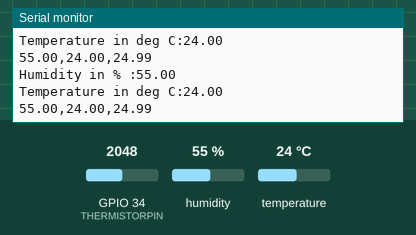
Bench run of a sketch on a simulated ESP32. Shown: the last lines printed to the serial monitor. The test bench sets the inputs (shaded band); at power-on: humidity 55 %, GPIO 34 (THERMISTORPIN) = 2048, temperature 24 °C.

Above: at 5.8 s.
5.9 s: humidity set to 22 %
At 8.8 s:
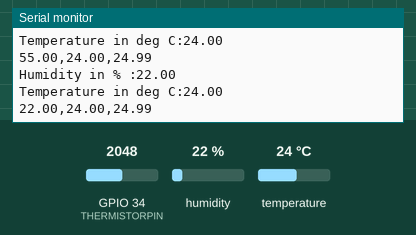
10.1 s: GPIO 34 (THERMISTORPIN) set to 2866
At 12.5 s:
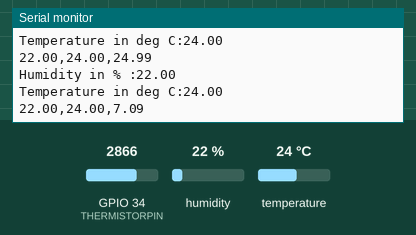
14.3 s: temperature set to 12 °C
At 17.5 s:
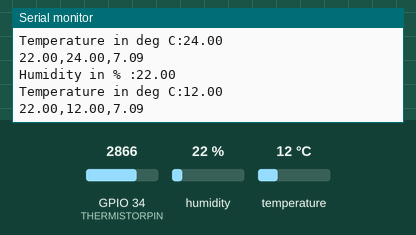
18.5 s: GPIO 34 (THERMISTORPIN) set to 3603
At 21.2 s:
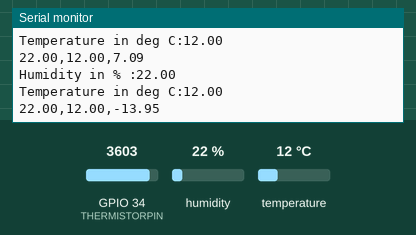
22.7 s: humidity set to 40 %
At 23.6 s:
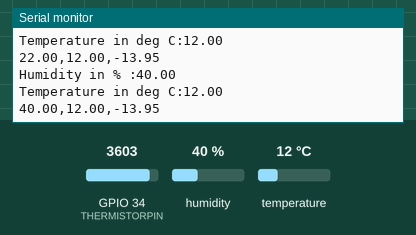
Timing chart, 0 to 25.7 s (numbered marks = the images above; inputs shaded):
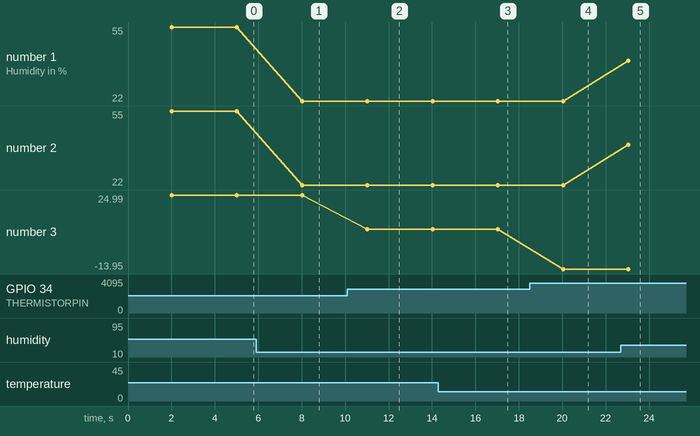

The sketch:

Test_6A.ino
```cpp
#include "DHT.h"
#include "math.h" // for the caluclations

#define DHTPIN 23
#define DHTTYPE DHT22
#define THERMISTORPIN 34

DHT dht(DHTPIN, DHTTYPE);

//Circuit Constants

const float SeriesResistor = 10000; //10kohm
const float NominalResistance = 10000; //@25 deg C
const float NominalTemperature = 25.0;
const float BCoefficient = 3950.0; // from spec sheet
const float ADCMax = 4095.0; // from esp32 ADC res

void setup() {
  // put your setup code here, to run once:

  Serial.begin(115200);
  Serial.println("Initializing");
  dht.begin();


}

void loop() {
  // put your main code here, to run repeatedly:

  delay(2000);

  float humidity = dht.readHumidity();
  float temp = dht.readTemperature();


  Serial.print("Humidity in % :");
  Serial.println(humidity);
  Serial.print("Temperature in deg C:");
  Serial.println(temp);

  float AdcVal = analogRead(THERMISTORPIN);

  if (AdcVal >= ADCMax) {
    AdcVal = ADCMax - 1;
  }
  if (AdcVal <= 0){
    AdcVal = 1;
  } // This is to avoid an issue later


  //Thermistor Resistance Calc

  float Resistance = SeriesResistor / ((ADCMax/AdcVal) - 1.0);

  //Stienhard-Hart Equation

  float SH;
  SH = Resistance / NominalResistance;
  SH = log(SH);
  SH /= BCoefficient;
  SH += 1.0 / (NominalTemperature + 273.15);
  SH = 1.0 / SH;

  float tempC = SH - 273.15;

  if (!isnan(humidity) && !isnan(temp)) {

    //Serial.println("Not reading data from the the DHT 22 Module");
    Serial.print(humidity, 2);
    Serial.print(",");
    Serial.print(temp, 2);
    Serial.print(",");
    Serial.println(tempC, 2);


  }

 // Serial.print("Thermistor Temperature in deg C: ");
 // Serial.println(tempC);

  delay(1000);
}
```

Measured:
- after the input at 5.9 s, the serial monitor: prints a new line after 2.1 s (image 1)
- after the input at 10.1 s, the serial monitor: prints a new line after 0.92 s (image 2)
- after the input at 14.3 s, the serial monitor: prints a new line after 2.7 s (image 3)
- after the input at 18.5 s, the serial monitor: prints a new line after 1.5 s (image 4)
- after the input at 22.7 s, the serial monitor: prints a new line after 0.35 s (image 5)
- plotted number 1: 55 → 22 after the input at 5.9 s, 22 → 40 after the input at 22.7 s
- plotted number 2: 55 → 22 after the input at 5.9 s, 22 → 40 after the input at 22.7 s
- plotted number 3: 24.99 → 7.09 after the input at 10.1 s, 7.09 → -13.95 after the input at 18.5 s
